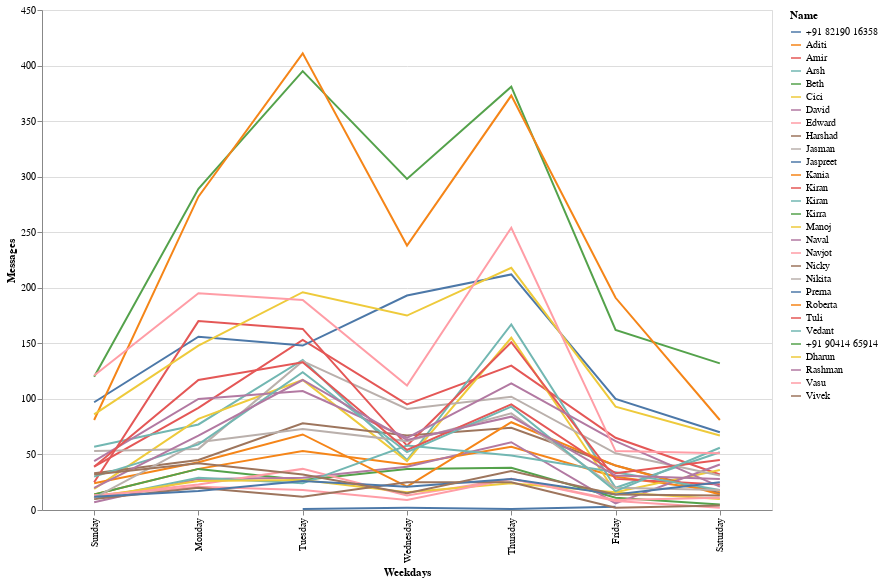

Notebook code cell kept with this figure:
### Markdown cell above
# Which day i spend more time on study group

### Code cell
# Creating a new data frame which has total message count for every week 
df2=pd.DataFrame(data1["Messages"].groupby([data1.Name,data1.Weekdays]).count())
df2.reset_index(inplace=True)

# Binding Values for our dropdown 
input_dropdown = alt.binding_select(options=list(set(df2.Name.unique())))

#Selection 
selected_points = alt.selection_single(fields=['Name'], bind=input_dropdown, name='Select')

#Color 
color = alt.condition(selected_points,
alt.Color('Name:N'),
alt.value('transparent'))

#Define Chart 
alt.Chart(df2, width=730, height=500).mark_line().encode(
x=alt.X('Weekdays',sort=sorter ),
y='Messages',
color=color,
tooltip='Messages'
).add_selection(selected_points)

### Figure 1 — Vega-Lite specification as saved in the notebook (floating-point values rounded to 4 significant figures; data arrays with more than 128 entries replaced by an {"elided": "..."} marker saying what was removed)
{"config": {"view": {"continuousWidth": 400, "continuousHeight": 300}}, "data": {"name": "data-194059529b92f01b4e36a9f6c9543b17"}, "mark": "line", "encoding": {"color": {"condition": {"type": "nominal", "field": "Name", "selection": "Select"}, "value": "transparent"}, "tooltip": {"type": "quantitative", "field": "Messages"}, "x": {"type": "nominal", "field": "Weekdays", "sort": ["Sunday", "Monday", "Tuesday", "Wednesday", "Thursday", "Friday", "Saturday"]}, "y": {"type": "quantitative", "field": "Messages"}}, "height": 500, "selection": {"Select": {"type": "single", "fields": ["Name"], "bind": {"input": "select", "options": ["Dharun", " Jaspreet", " Vedant ", " Cici", " Manoj", " Prerna", " Nicky", " Kiran", " Harshad", " David", " Arsh ", " Kirra", " Tuli ", "+91 90414 65914", " Edward", " Kania", " Amir", " Jasman", " Naval", " Beth", " Kiran ", " +91 82190 16358", "Vivek", "Vasu", " Roberta", "Rashman", " Nikita ", " Aditi", " Navjot "]}}}, "width": 730, "$schema": "https://vega.github.io/schema/vega-lite/v4.8.1.json", "datasets": {"data-194059529b92f01b4e36a9f6c9543b17": {"elided": "194 records"}}}
